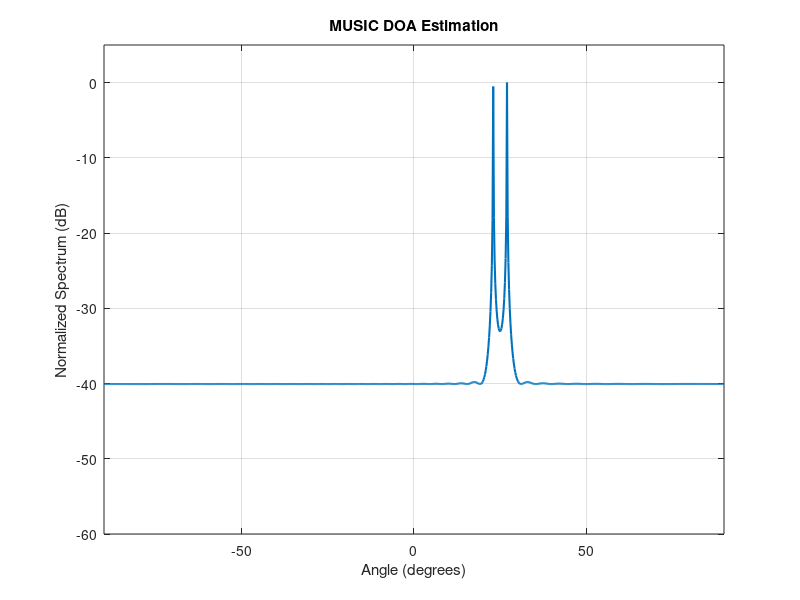

The MATLAB script that drew this image: (Note: this script raises an error after producing the figure.)
clear; clc; close all;

%% Constants

c = 3e8;
fc = 10e9;

lambda = c/fc;
d = lambda/2;

k = 2*pi/lambda;

%% Array

N = 32;
n = 0:N-1;

%% Two signals

theta1 = 23;
theta2 = 27;

Ns = 1000;

signal1 = exp(1j*2*pi*0.05*(0:Ns-1));
signal2 = exp(1j*2*pi*0.11*(0:Ns-1));

a1 = exp(1j*k*d*n.'*sind(theta1));
a2 = exp(1j*k*d*n.'*sind(theta2));

noise_power = 0.1;

noise = sqrt(noise_power/2) .* ...
    (randn(N,Ns)+1j*randn(N,Ns));

X = a1*signal1 + ...
    a2*signal2 + ...
    noise;

%% Covariance matrix

R = (X*X')/Ns;

%% Eigendecomposition

[V,D] = eig(R);

[eigenvalues,idx] = sort(diag(D),'descend');

V = V(:,idx);

%% One signal present

En = V(:,3:end);

%% MUSIC Spectrum

theta_scan = -90:0.2:90;

Pmusic = zeros(size(theta_scan));

for i = 1:length(theta_scan)

    a = exp(1j*k*d*n.'*sind(theta_scan(i)));

    Pmusic(i) = 1 / ...
        abs(a'*(En*En')*a);

end

Pmusic_dB = 10*log10(Pmusic/max(Pmusic));

%% Plot

figure;

plot(theta_scan,Pmusic_dB,'LineWidth',1.5);

grid on;

xlabel('Angle (degrees)');
ylabel('Normalized Spectrum (dB)');

title('MUSIC DOA Estimation');

ylim([-60 5]);
xlim([-90 90]);

xline(theta1,'--','Signal 1');
xline(theta2,'--','Signal 2');
